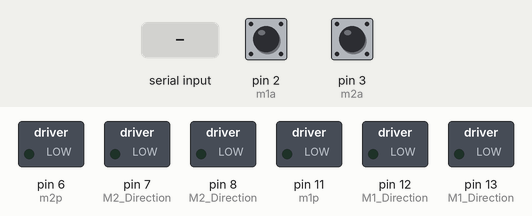
Bench run of a sketch on a simulated Arduino Uno, built with avr-gcc and run on an emulated ATmega328P. Parts: switched loads named in the sketch (green lamp = pin HIGH). Inputs (shaded band) come from the test bench; at power-on: pin 2 (m1a) HIGH, pin 3 (m2a) HIGH.

Above: at 1.2 s.
1.3 s: "Here 1\n" received over Serial
At 2.3 s:
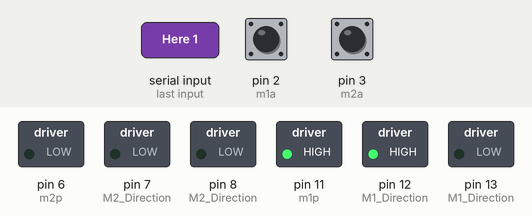
2.9 s: pin 2 (m1a) pulled LOW for 3.2 s
At 7.4 s:
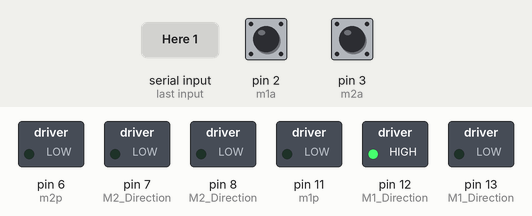
7.7 s: "2" received over Serial
At 8.1 s:
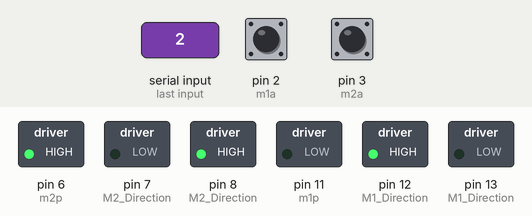
9.3 s: pin 3 (m2a) pulled LOW for 0.15 s
At 10.1 s:
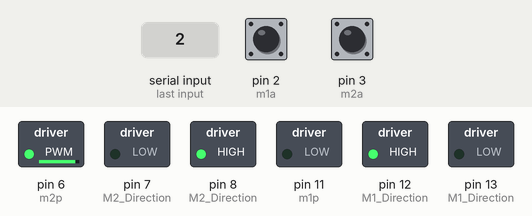
11.0 s: pin 2 (m1a) pulled LOW for 0.15 s
At 13.0 s:
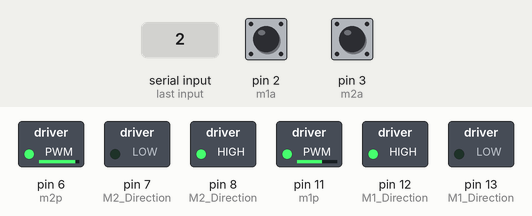
14.0 s: "8" received over Serial
At 15.2 s:
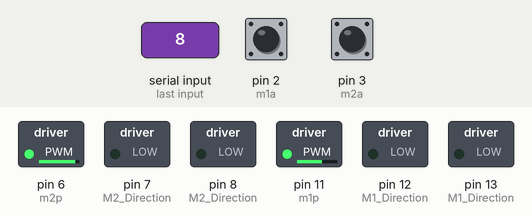
Timing chart, 0 to 16.5 s (numbered marks = the images above; inputs shaded):
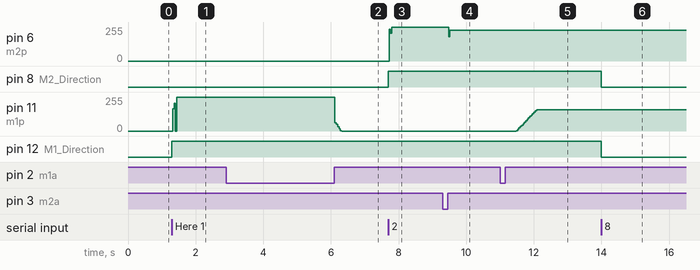

Measured:
- after the input at 1.3 s, pin 11 (m1p): 0/255 → 255/255 at once; pin 12 (M1_Direction): LOW → HIGH at once
- after the input at 2.9 s, pin 11 (m1p): 255/255 → 0/255 after 3.2 s
- after the input at 7.7 s, pin 6 (m2p): 0/255 → 255/255 at once; pin 8 (M2_Direction): LOW → HIGH at once
- after the input at 9.3 s, pin 6 (m2p): 255/255 → 231/255 after 0.18 s
- after the input at 11.0 s, pin 11 (m1p): moves from 0/255 to 158/255 over 0.60 s, starting after 0.48 s
- after the input at 14.0 s, pin 8 (M2_Direction), pin 12 (M1_Direction): HIGH → LOW at once

The sketch:

Version1_2.ino
```cpp
#include "functions.h"
/* ---------------------------------------
  USe of this INO file

  Pin 10 M1 PWM
  Pin 6 M2 PWM
  Pin 12,13 M1 Direction
  Pin  7,8  M2 Direction
  Pin  3  M2 Encoder
  Pin  2  M1 Encoder

  Commands
  Blue Marked Motor is M2
  ----------------------------------------*/
#define reset_def 2000
#define delt 100
#define fspeed1 58
#define fspeed2 71
char m1a = 2;
char m2a = 3;
char m1p = 11;
char m2p = 6;
int cps1 = 0.0;
int cps2 = 0.0;

bool m1 = 0;
bool m2 = 0;
bool fm = 0; // Fake Motor xD
unsigned long encoder1a = 0;
unsigned long encoder2a = 0;

bool default_dir = 0;
int defaultSpeed2 = 1500; //Give Speed in cps
int defaultSpeed = 1500; //Give Speed in cps
int timer1_counter;
int nums[10] = {0,0,0,0,0,0,0,0,0,0};
int nums2[10]= {0,0,0,0,0,0,0,0,0,0};

//PID related
double e_speed = 0;
double e_speed_pre = 0;  //last error of speed
double e_speed_sum = 0;  //sum error of speed
double pwm_pulse = 0;     //this value is 0~255

double e_speed2 = 0;
double e_speed_pre2 = 0;  //last error of speed
double e_speed_sum2 = 0;  //sum error of speed
double pwm_pulse2 = 0;     //this value is 0~255

double kp_1 = 0.11;
double ki_1 = 0.03;
double kd_1 = 0.001;//.01;

double kp_2 = 0.10;
double ki_2 = 0.04;//.03;
double kd_2 = 0.06;

void setup() {
  // put your setup code here, to run once:
  Serial.begin(115200);  // 9600 was a mistake, Too slow.
  // Motor Pin Map
  pinMode(m1p, OUTPUT); // M1 Power
  pinMode(m2p, OUTPUT); // M2 Power
  pinMode(12, OUTPUT); // M1 Direction
  pinMode(13, OUTPUT); // M1 Direction
  pinMode(7, OUTPUT) ; // M2 Direction
  pinMode(8, OUTPUT) ; // M2 Direction

  //Encoder
  pinMode(m2a, INPUT_PULLUP); // M2 encoder A
  pinMode(m1a, INPUT_PULLUP); // M1 encoder A
  attachInterrupt(digitalPinToInterrupt(m1a), encoder1A, RISING);
  attachInterrupt(digitalPinToInterrupt(m2a), encoder2A, RISING);

  noInterrupts();           // disable all interrupts
  TCCR1A = 0;
  TCCR1B = 0;
  timer1_counter = 63036;   // preload timer 65536-16MHz/256/2Hz (34286 for 0.5sec) (59286 for 0.1sec) (63036 for 0.04s)


  TCNT1 = timer1_counter;   // preload timer
  TCCR1B |= (1 << CS12);    // 256 prescaler
  TIMSK1 |= (1 << TOIE1);   // enable timer overflow interrupt
  interrupts();
//  stop();
}
char q;
void loop() {

 // Serial.println(cps1);
 while (Serial.available() > 0)
 {
   q = Serial.read();
//    Serial.println(q);
   if (q == '8')
     stop();
   if (q == '1')
     give_speed(1, defaultSpeed, default_dir);
   if (q == '2')
     give_speed(2, defaultSpeed2, default_dir);
   if (q == '3')
     defaultSpeed += delt;
   if (q == '4')
     defaultSpeed -= delt;
   if (q == '5')
     defaultSpeed2 += delt;
   if (q == '6')
     defaultSpeed2 -= delt;
   if (q == '7')
   {
     defaultSpeed = reset_def;
     defaultSpeed2 = reset_def;
   }
   if (q == '9')
     fools();
   if (q == 'E')
   {
     Serial.print(encoder2a);
     Serial.print(" ");
     Serial.println(encoder1a);
   }
   if (q == 'R')
   {
     encoder1a = 0;
     encoder2a = 0;
   }
   if (q == 'S')
   {
     Serial.print(cps2);
     Serial.print(" ");
     Serial.println(cps1);
   }
 }
}

// ISR

ISR(TIMER1_OVF_vect)        // interrupt service routine - tick every 0.1sec
{
  char p = 0;
  float sum = 0.0;
  float sum2 = 0.0;
  TCNT1 = timer1_counter;   // set timer
  sum = 0;
  sum2 = 0;
  for (p = 0; p < 10; p++)
  {
    sum += nums[p];
    sum2 += nums2[p];
  }
  sum = sum / 10;
  sum2 = sum2 / 10;

  if (sum != 0)
    cps1 = 1000000 / sum;
  else
    cps1 = 0;

  if (sum2 != 0)
    cps2 = 1000000 / sum2;
  else
    cps2 = 0;
  if (m1) {
    e_speed = defaultSpeed - cps1;
    pwm_pulse = e_speed * kp_1 + e_speed_sum * ki_1 + (e_speed - e_speed_pre) * kd_1;
    e_speed_pre = e_speed;  //save last (previous) error
    e_speed_sum += e_speed; //sum of error
    if (e_speed_sum > 4000) e_speed_sum = 4000;
    if (e_speed_sum < -4000) e_speed_sum = -4000;
  }
  else {
//    e_speed = 0;
//    e_speed_pre = 0;
//    e_speed_sum = 0;
//    pwm_pulse = 0;
    for (int pee = 0 ; pee < 10 ; pee++)
      nums[pee] = 0;
  }

  if (m2) {
    e_speed2 = defaultSpeed2 - cps2;
    pwm_pulse2 = e_speed2 * kp_2 + e_speed_sum2 * ki_2 + (e_speed2 - e_speed_pre2) * kd_2;
    e_speed_pre2 = e_speed2;  //save last (previous) error
    e_speed_sum2 += e_speed2; //sum of error
    if (e_speed_sum2 > 4000) e_speed_sum2 = 4000;
    if (e_speed_sum2 < -4000) e_speed_sum2 = -4000;
  }
  else {
//    e_speed2 = 0;
//    e_speed_pre2 = 0;
//    e_speed_sum2 = 0;
//    pwm_pulse2 = 0;
    for (int pee = 0 ; pee < 10 ; pee++)
      nums2[pee] = 0;
  }

  //Serial Plotter
  // Serial.print("PWM rn: ");
  // Serial.println(pwm_pulse2);
  // // Serial.println(",Min:0,Max:100");
  // Serial.print("\t");
  // Serial.print(cps1);
  //  Serial.print("\t");
  //  Serial.print(cps2);
  //  Serial.print("\t");
  //  Serial.print(e_speed2);
  //  Serial.print("\t");
  //  Serial.println(e_speed);

  // Motor 2
  if (pwm_pulse2 <255 & pwm_pulse2 >0) {
    analogWrite(m2p, pwm_pulse2); //set motor speed
  }
  else {
    if (pwm_pulse2 > 255)
      analogWrite(m2p, 255);
    else
      analogWrite(m2p, 0);
  }

  //Motor 1
  if (pwm_pulse <255 & pwm_pulse >0) {
    analogWrite(m1p, pwm_pulse); //set motor speed
  }
  else {
    if (pwm_pulse > 255)
      analogWrite(m1p, 255);
    else
      analogWrite(m1p, 0);
  }

// Fool speed statements
  if(fm)
  {
    analogWrite(m1p,fspeed1);
    analogWrite(m2p,fspeed2);
  }

}
```

functions.h
```cpp
/*
  Functions.h

  This has functionsused in the main ino file.

*/
//#include "arduino.h"
// Functions

int str_to_int(char *P);
void give_speed();
void stop();
void encoder1A();

// externs
extern unsigned long encoder1a;
extern unsigned long encoder2a;
extern bool m1, m2, fm;
extern int nums[10];
extern int nums2[10];

void fools(void)
{
  digitalWrite(12, HIGH);
  digitalWrite(13, LOW);
  digitalWrite(7, LOW);
  digitalWrite(8, HIGH);
  fm = 1;
}

void stop()
{
  m1 = 0;
  m2 = 0;
  fm = 0;
  digitalWrite(12, LOW);
  digitalWrite(8, LOW);
  digitalWrite(9, LOW);
  digitalWrite(13, LOW);
}

void give_speed(char M , int speed, bool direction)
{
  //  Serial.println(M);
  if (M == 1)
  {
    m1 = 1;
    if (direction)
    {
      digitalWrite(12, LOW);
      digitalWrite(13, HIGH);
    }
    else
    {
      digitalWrite(12, HIGH);
      digitalWrite(13, LOW);
    }
  }
  if (M == 2)
  {
    m2 = 1;
    if (direction)
    {
      digitalWrite(7, HIGH);
      digitalWrite(8, LOW);
    }
    else
    {
      digitalWrite(7, LOW);
      digitalWrite(8, HIGH);
    }
  }
}

unsigned long pastt = 0;
int timee = 0;
int _eye = 0;
int _eye2 = 0;
unsigned long pastt2 = 0;
int timee2 = 0;

void encoder1A()
{
  unsigned long noww;
  // detachInterrupt(digitalPinToInterrupt(2));
  encoder1a++;
  noww = micros();
  timee = abs(noww - pastt);
  pastt = noww;
  if (timee > 355)
    // Serial.println("Here 1");
    nums[_eye] = (timee);
  _eye++;
  if (_eye >= 10)
    _eye = 0;
  // attachInterrupt(digitalPinToInterrupt(2), encoder1A, RISING);

}
void encoder2A()
{
  unsigned long noww2;
  encoder2a++;
  noww2 = micros();
  timee2 = abs(noww2 - pastt2);
  pastt2 = noww2;
  // Serial.println("Here Bitxhes");
  if (timee2 > 355)
    nums2[_eye2] = (timee2);
  _eye2++;
  if (_eye2 >= 10)
    _eye2 = 0;
}
```
